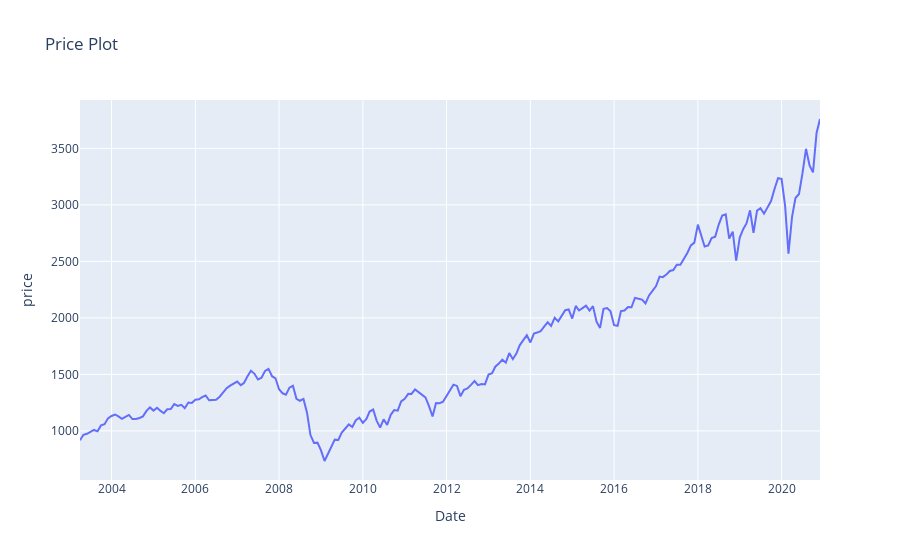

Notebook source saved alongside this figure:
### Code cell
sp500_data = go.Scatter(x=candle_data.index, y=candle_data['mid_c'])
layout = go.Layout(title='Price Plot', xaxis=dict(title='Date'), yaxis=dict(title='price'))
fig = go.Figure(data=[sp500_data], layout=layout)
fig.show()

### Figure 1 — Plotly figure (JSON) as saved in the notebook; plotly's stock layout.template omitted (floating-point values rounded to 4 significant figures; data arrays with more than 128 entries replaced by an {"elided": "..."} marker saying what was removed)
{"data": [{"type": "scatter", "x": {"elided": "213 str values"}, "y": {"elided": "213 float values"}}], "layout": {"autosize": true, "title": {"text": "Price Plot"}, "xaxis": {"autorange": true, "range": ["2003-03-31 22:00", "2020-11-30 22:00"], "title": {"text": "Date"}, "type": "date"}, "yaxis": {"autorange": true, "range": [565.8, 3928.0], "title": {"text": "price"}, "type": "linear"}}}
